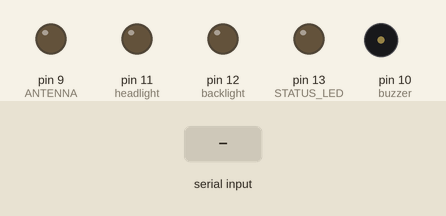
Recording of a sketch running on a simulated Arduino Uno, built with avr-gcc and run on an emulated ATmega328P. Parts: output pins drawn as LEDs (lit = HIGH), buzzer (waves = sounding). Inputs (shaded band) come from the test bench.

Above: at 1.2 s.
1.3 s: "1" received over the second serial link
At 1.9 s:
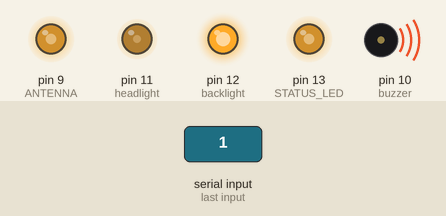
4.3 s: "0" received over the second serial link
At 5.5 s:
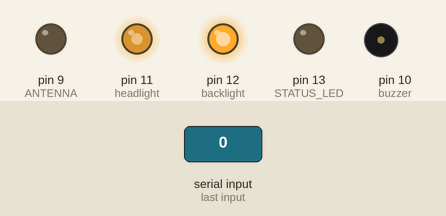
5.8 s: "2" received over the second serial link
At 6.54 s:
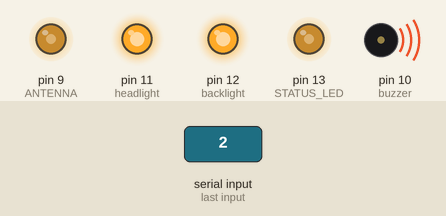
8.8 s: "1" received over the second serial link
At 8.98 s:
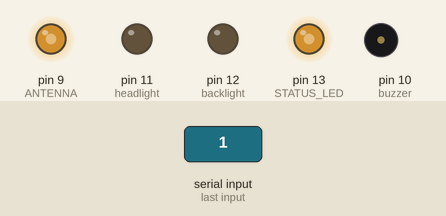
11.8 s: "0" received over the second serial link
At 12.5 s:
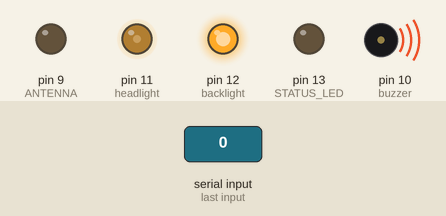
13.3 s: "2" received over the second serial link
At 15.42 s:
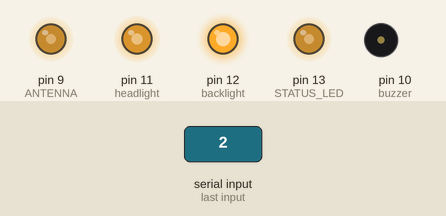
Timing chart, 0 to 17.3 s (numbered marks = the images above; inputs shaded):
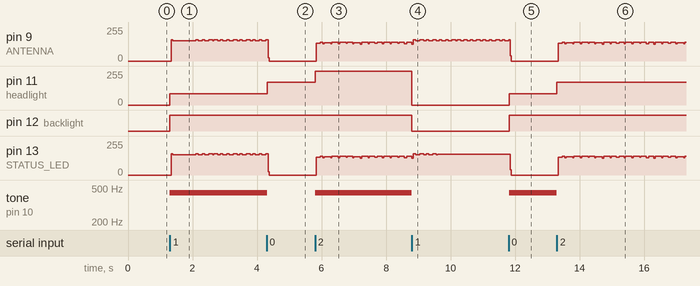

Measured:
- after the input at 1.3 s, pin 11 (headlight): 0/255 → 85/255 at once; pin 12 (backlight): LOW → HIGH at once; tone on pin 10 (buzzer): silent → 440 Hz at once
- after the input at 4.3 s, pin 11 (headlight): 85/255 → 170/255 at once; tone on pin 10 (buzzer): 440 Hz → silent at once
- after the input at 5.8 s, pin 11 (headlight): 170/255 → 255/255 at once; tone on pin 10 (buzzer): silent → 440 Hz at once
- after the input at 8.8 s, pin 11 (headlight): 255/255 → 0/255 at once; pin 12 (backlight): HIGH → LOW at once; tone on pin 10 (buzzer): 440 Hz → silent at once
- after the input at 11.8 s, pin 11 (headlight): 0/255 → 85/255 at once; pin 12 (backlight): LOW → HIGH at once; pin 13 (STATUS_LED): 157/255 → 0/255 at once; tone on pin 10 (buzzer): silent → 440 Hz at once
- after the input at 13.3 s, pin 11 (headlight): 85/255 → 170/255 at once; tone on pin 10 (buzzer): 440 Hz → silent at once

The sketch:

bluetoothRCCarControllerRx2Tx2-v1.ino
```cpp
/*ESTE CODIGO E BASEADO NO PROJETO CRIADO PELO David Bernier, CON-
 * FORME INFORMACOES ABAIXO.
 *
 * Do sketch original, somente as definicoes e a funcao 'trigger'
 * foram utilizadas.
 */

/*
    Realtek RX2 (RX2B) Control via Arduino

    Written by David Bernier, Aug. 26, 2013
    https://github.com/monsieurDavid/
    GPL v3 License

    This is a hack to send two different pulse trains to a RX2-driven
    RC toy car by an Arduino.

    Non-PWM code based upon:
    http://forum.arduino.cc/index.php?topic=171238.msg1274631#msg1274631

    Pins:
      Pin 9 or 10 to toy's antenna
      Pin 10 or 9 to LED
      Arduino's GND to toy's GND

*/

/*
 * criado: 201605022157
 * atualizado: 201605022157
 *
 * Este sketch e a segunda versao para controlar um carro de contro-
 * le remoto atraves do arduino. Neste modo a parte eletronica do
 * carrinho continua a mesma nao precisando retirar nada. O arduino
 * tera um pino conectado a antena do carrinho que enviara os sinais
 * para serem decodificados pela parte eletronica. Nesta versao
 * o controle original podera continuar ser utilizado.
 *
 * FUNCIONAMENTO GERAL
 *
 * Sera utilizado um aplicativo android para enviar os comandos para
 * o arduino. Estes comandos serao interpretados e suas respectivas
 * funcoes executadas.
 *
 * Os comandos serao enviados no formato de byte;
 * 01 byte sera suficiente para todas as operacoes
 * Cada funcao do controle enviara o bit correspondente do comando
 * como 1 e 0 para parar cancelar a operacao.
 * EX: o bit 1 representa o comando para andar para frente.
 * Ao apertar o botao para frente no app sera enviado 00000001
 * marcando como 1 a funcao para frente. Ao soltar o botao do app
 * sera enviado o byte 00000000 que cancelara as operacoes.
 *
 * bit 1 - para frente
 * bit 2 - para tras
 * bit 3 - para esquerda
 * bit 4 - para a direita
 * bit 5 - farol
 * bit 6 - buzina
 *
 *
 * FUNCIONALIDADES:
 *  - para frente;
 *  - para tras;
 *  - esquerda;
 *  - direita;
 *  - buzina;
 *  - farol e lanterna.
 */


/*
 * Para que a serial do Arduino continue livre para DEBUG, utiliza-
 * remos uma serial via software, utilizando os pinos 7,8 que não
 * são PWM.
 */
#include <SoftwareSerial.h>

SoftwareSerial mySerial(7, 8); // RX, TX


//Fixed durations as per RX2B datasheet see http://www.datasheetdir.com/RX-2B+download

//W1
#define ENDCODE         4
#define FORWARD        10
#define FORWARD_TURBO  16
#define TURBO          22
#define FORWARD_LEFT   28
#define FORWARD_RIGHT  34
#define BACKWARD       40
#define BACKWARD_RIGHT 46
#define BACKWARD_LEFT  52
#define LEFT           58
#define RIGHT          64

//output pins
#define ANTENNA     9
#define STATUS_LED 13


int headlight = 11; // o farol sera ligado no pino 11 pwm e tera 3
                    // niveis de intensidade.
int backlight = 12; // sao as luzes traseiras
int buzzer = 10; // buzina do carrinho.

/*
 * rightState e leftState serao utilizadas para saber se o carro
 * estava com a direcao acionada. Estes estados servirao para
 * realizar a estabilizacao da direcao via software, caso o carro
 * nao possua uma estabilizacao mecanica. Isto e, a direcao volta ao
 * centro automaticamente.
 */
byte rightState = 0;
byte leftState = 0;

byte lightsState = 0; // verifica qual a intensidade das luzes

byte buzzerState = 0; // verifica qual o estado do buzzer

byte command;  // nesta variavel sera guardado o byte enviado pelo
               // aplicativo

byte lights = 0;   // recebera o bit de comando das luzes
byte buzzerOn = 0; // recebera o bit de comando da buzina
byte front, back, left, right; // estas variaveis receberao os bits
                               // de direcao correspondentes

bool stability; // controle de estabilizacao
byte stabilityTimeLeft; // variavel de tempo de estabilizacao da Esquerda
byte stabilityTimeRight; // variavel de tempo de estabilizacao da Direita


bool trigger_on = false;
int mode;

//interrupt
unsigned long currentMicros  = 0;

void setup() {


  pinMode(ANTENNA, OUTPUT);
  pinMode(STATUS_LED, OUTPUT);


 // pinos das lampadas e da buzina
 pinMode(headlight, OUTPUT);
 pinMode(backlight, OUTPUT);
 pinMode(buzzer,OUTPUT);


// desativando som da buzina e luzes
 digitalWrite(headlight,LOW);
 digitalWrite(backlight,LOW);
 noTone(buzzer);


// Ativando a serial de conexao com o bluetooth.
  mySerial.begin(9600);

}


void loop()
{

 /* Se nada for recebido pela serial, o estado do carrinho continua*/
  if (mySerial.available())
    {
    command = mySerial.read(); // recebe o byte da serial
    trigger_on = true;
    /*
     * Utilizando a operacao &, somente o bit correspondente e retor-
     *nara e sera transformado em 0 ou 1 pela operacao 'bool'
     */
    front = bool(command & 1);     //bit 1
    back = bool(command & 2);      //bit 2
    left = bool(command & 4);      //bit 3
    right = bool(command & 8);     //bit 4
    lights =  bool(command & 16);  //bit 5
    buzzerOn = bool(command & 32); //bit 6


    //Se o comando de direcao for enviado, sera ativado o estado
    // correspondente, direita ou esquerda
    if(right)
        rightState = 1;

    if(left)
        leftState = 1;


    //Neste ponto os motores serao acionados.

    if(front){
      mode = FORWARD;
      if(right){
        mode = FORWARD_RIGHT;
      } else if(left){
        mode = FORWARD_LEFT;
        }
      }
      else if(back){
        mode = BACKWARD;
        if(right){
          mode = BACKWARD_RIGHT;
        } else if(left){
          mode = BACKWARD_LEFT;
          }
      }
      else if(right){
        mode = RIGHT;
      }
        else if (left){
          mode = LEFT;
        }
        else{
          mode = ENDCODE;
          trigger_on = false;
        }


/*
 * Acionamento das luzes. O farol terao 3 niveis. Como esta com PWM
 * sera acionado em multiplos de 85 indicado pelo lightsState
 */

    // Cada vez que receber 1 no bit lights o bloco e executado
    if(lights){
      // vai acumulando 85 ate chegar a 340 que retorna novamente
      // a 0 (zero).
      lightsState = (lightsState + 85)%340;
      analogWrite(headlight,lightsState); //PWM
      digitalWrite(backlight,lightsState);//direto, unico nivel.
      }


    // Cada vez que receber 1 no bit buzzer a buzina e ativada ou
    // desativada.
    if(buzzerOn){

      buzzerState = !buzzerState; // troca o estado

      if(buzzerState){
        tone(buzzer,440); // frequencia da buzzina 440Hz.
      }
      else{
        noTone(buzzer);
      }

    } //if(buzzerOn){


  } //if (mySerial.available())


    if(trigger_on)
        trigger(mode); //executa a funcao de envio de codigo


 } // void loop ()


//Funcao que executa gera o comando para ser enviado ao RX2
void trigger(int mode) {

  //start code sequence
  for (int w2 = 0; w2 < 4; w2++) {
    currentMicros = micros();
    while (micros() - currentMicros < 1500) {
      digitalWrite(ANTENNA, HIGH);
      digitalWrite(STATUS_LED, HIGH);
    }
    while (micros() - currentMicros < 2000) {
      digitalWrite(ANTENNA, LOW);
      digitalWrite(STATUS_LED, LOW);
    }
  }

  //function code sequence
  for (int w1 = 0; w1 < mode; w1++) {
    currentMicros = micros();
    while (micros() - currentMicros < 500) {
      digitalWrite(ANTENNA, HIGH);
      digitalWrite(STATUS_LED, HIGH);
    }
    while (micros() - currentMicros < 1000) {
      digitalWrite(ANTENNA, LOW);
      digitalWrite(STATUS_LED, LOW);
    }
  }

}
```
